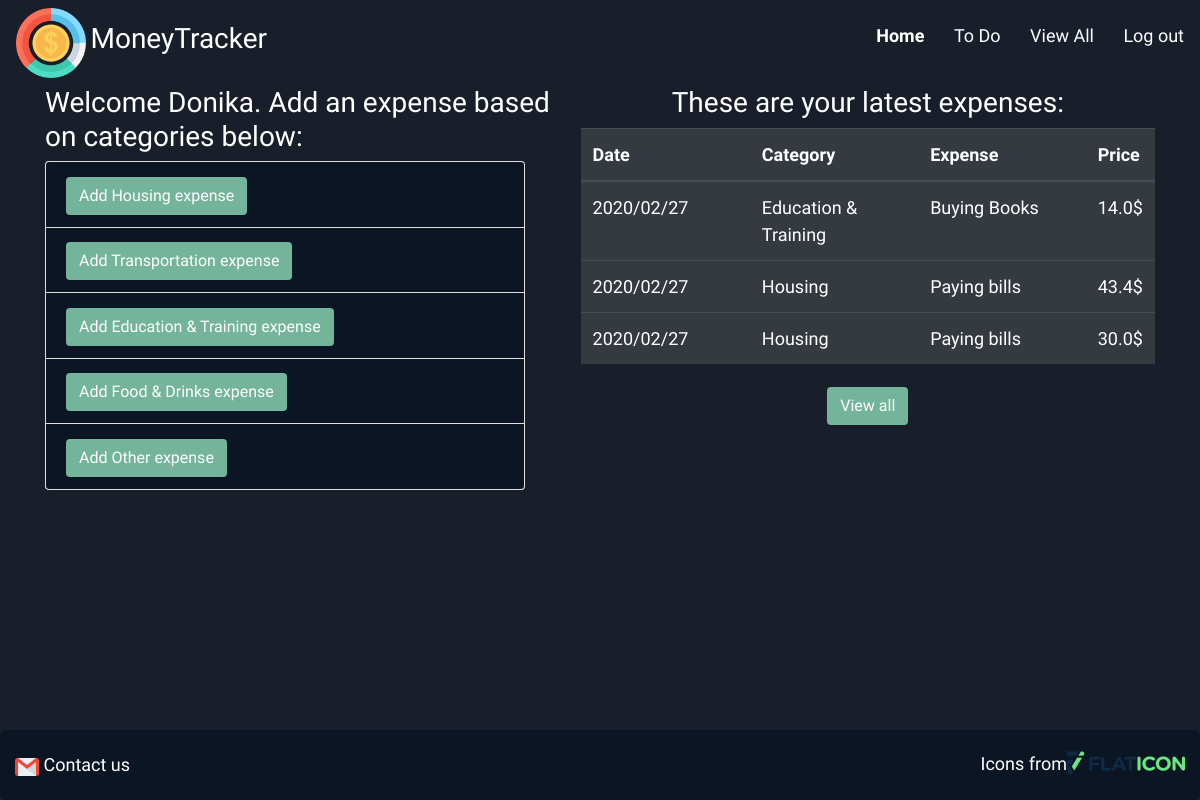
Page /home (signed in) on the earlier database version.
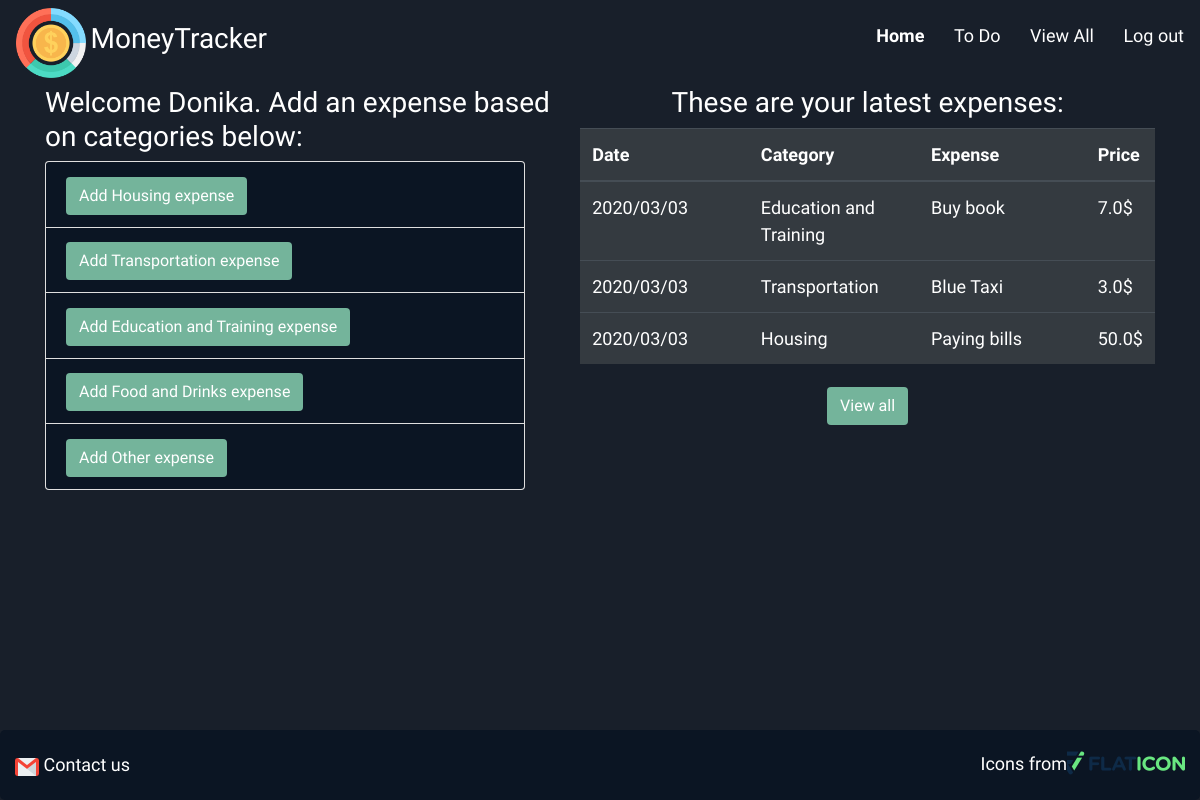
Same page on the later database version.
### models.py (models this page shows, shortened)
class User(db.Model):
    __tablename__ = 'users'
    id = db.Column(db.Integer, primary_key=True)
    first_name = db.Column(db.String(45))
    last_name = db.Column(db.String(45))
    email = db.Column(db.String(255))
    password = db.Column(db.String(255))
    monthly_income = db.Column(db.Float)
    created_at = db.Column(db.DateTime, server_default=func.now())
    updated_at = db.Column(db.DateTime, server_default=func.now(), onupdate=func.now())
    user_expenses = db.relationship('UserExpense',  lazy=True,backref=db.backref('expenses_author'))
    user_todos = db.relationship('UserTodo',lazy=True,backref=db.backref('todos_author'))

class Category(db.Model):
    __tablename__ = 'categories'
    id = db.Column(db.Integer, primary_key=True)
    name = db.Column(db.String())
    category_expenses = db.relationship('UserExpense',  lazy=True,backref=db.backref('expenses_category'))
    category_todos = db.relationship('UserTodo', lazy=True,backref=db.backref('todos_category'))

class UserExpense(db.Model):
    __tablename__ = 'expenses'
    __table_args__ = {'extend_existing': True}

### controller_functions.py (the view)
def home():
    if 'user_id' in session:
        logged_in_user = User.query.filter_by(id=session['user_id']).first()
        categories = Category.query.all()
        sql = text("SELECT e.*, c.name as category_name, strftime('%Y', e.updated_at) AS year, strftime('%m', e.updated_at) AS month, strftime('%d', e.updated_at) AS day FROM expenses e JOIN categories c ON e.category_id = c.id WHERE e.user_id = "+str(session['user_id'])+" ORDER BY e.updated_at DESC LIMIT 5")
        result = db.engine.execute(sql)
        expenses = result.fetchall()
        return render_template("home.html", expenses=expenses, logged_in_user=logged_in_user, categories=categories)
    else:
        return redirect('/login')

### templates/home.html (shortened to what this page needs)
<!DOCTYPE html>
<html lang="en">
<head>
	<link rel="stylesheet" href="https://cdnjs.cloudflare.com/ajax/libs/font-awesome/4.7.0/css/font-awesome.min.css">
	<link rel="stylesheet" href="https://stackpath.bootstrapcdn.com/bootstrap/4.4.1/css/bootstrap.min.css">
	<link rel="stylesheet" type="text/css" href="{{url_for('static',filename = 'css/style.css')}}">
</head>
<body>
	<div class="wrapper home">
		{% include 'includes/header.html' %}
			<div class="container">
				<div class="accordion" id="addExpense">
					<h3>Welcome {{logged_in_user.first_name}}. Add an expense based on categories below: </h3>
					{% for category in categories %}
						<div class="card" style="width: 30rem;">
						    <div class="card-header" id="{{'heading'+category.id|string}}">
						      	<h2 class="mb-0">
						        	<button class="btn collapsed" type="button" data-toggle="collapse" data-target="{{'#collapse'+category.id|string}}"aria-expanded="false" aria-controls="{{'collapse'+category.id|string}}">
						          	Add {{category.name}} expense
						        	</button>
						      	</h2>
						    </div>
						</div>
					{%endfor%}
				</div>
				<div class="table-content">
					<h3>These are your latest expenses:</h3>
					<table class="table table-hover table-dark">
					  	<thead>
					    	<tr>
							    <th scope="col">Date</th>
							    <th scope="col">Category</th>
							    <th scope="col">Expense</th>
							    <th scope="col">Price</th>
					    	</tr>
					  	</thead>
					  	<tbody>
					  		{%for expense in expenses %}
						    	<tr>
							      	<td>{{expense.year}}/{{expense.month}}/{{expense.day}}</td>
							      	<td>{{expense.category_name}}</td>
							      	<td>{{expense.content}}</td>
							      	<td>{{expense.amount}}$</td>
						    	</tr>
							{%endfor%}
					   </tbody>
					</table>
					<a href="/view_all" class="btn">View all</a>
				</div>
			</div>
		{% include 'includes/footer.html' %}
	</div>
</body>
</html>

### templates/includes/header.html (shortened to what this page needs)
<link rel="stylesheet" type="text/css" href="{{url_for('static',filename = 'css/style.css')}}">
<div class="navbar">
    <div class="logo">
        <img src="{{url_for('static',filename = 'img/coin.png')}}">
        <h3>MoneyTracker</h3>
    </div>
    <div class="links">
        <ul>
            <li id="/home"><a href="/home" class="">Home</a></li>
            <li id="/toDoList"><a href="/toDoList" class="">To Do</a></li>
            <li id="/view_all"><a href="/view_all" class="">View All</a></li>
            <li id="/logout"><a href="/logout" class="">Log out</a></li>
        </ul>
    </div>
</div>

### templates/includes/footer.html
<footer>
	<p><img src="{{url_for('static', filename = 'img/gmail.png')}}"> <a href="mailto:email@example.com">Contact us</a></p>
	<p>Icons from<a href="https://www.flaticon.com/" title="Flaticon"><img  id="flaticon" src="{{url_for('static', filename = 'img/flaticon.png')}}"></a></p>
</footer>

### static/css/style.css (style rules this page uses)
body { background: hsl(218, 28%, 13%); }
.wrapper { height: 100vh; background: hsl(218, 28%, 13%); color: white; line-height: 1.5; font-family: 'Raleway', sans-serif; font-size: 18px; }
.navbar h3 { display: inline-block; }
.navbar img { width: 70px; height: 70px; }
.navbar a { text-decoration: none; color: white; }
.navbar .links { display: flex; justify-content: space-between; }
.navbar ul { list-style: none; }
.navbar li { display: inline-block; margin-left: 25px; }
.active { font-weight: bold; }
.home .container { display: flex; justify-content: space-between; }
#addExpense { width: 50%; display: inline-block; }
.card-header { background: hsl(216, 53%, 9%); }
.card-header .btn { background-color:#74b49b; color: white; }
.home table { width: 100%; display: inline-block; }
.table-content { text-align: center; }
.home table { text-align: left; }
.home .table-content a { background-color:#74b49b; color: white; }
.home th { width: 30%; }
.home td { width: 30%; }
footer { background: hsl(216, 53%, 9%); display: flex; justify-content: space-between; flex-direction: row; align-items: center; padding: 15px; border-radius: 5px; position: fixed; bottom: 0; width: 100%; }
footer p { margin: 0; }
footer a { text-decoration: none; color: white; }

Differences in the rows shown:
removed UserExpense: year "2020", month "02", day "27", category_name "Housing", content "Paying bills", amount "43.4"
changed Category: name "Education & Training" → "Education and Training"
changed Category: name "Food & Drinks" → "Food and Drinks"
changed UserExpense: month "02" → "03"; day "27" → "03"; category_name "Education & Training" → "Education and Training"; content "Buying Books" → "Buy book"; amount "14.0" → "7.0"
added UserExpense: year "2020", month "03", day "03", category_name "Transportation", content "Blue Taxi", amount "3.0"
changed UserExpense "Paying bills": month "02" → "03"; day "27" → "03"; amount "30.0" → "50.0"
